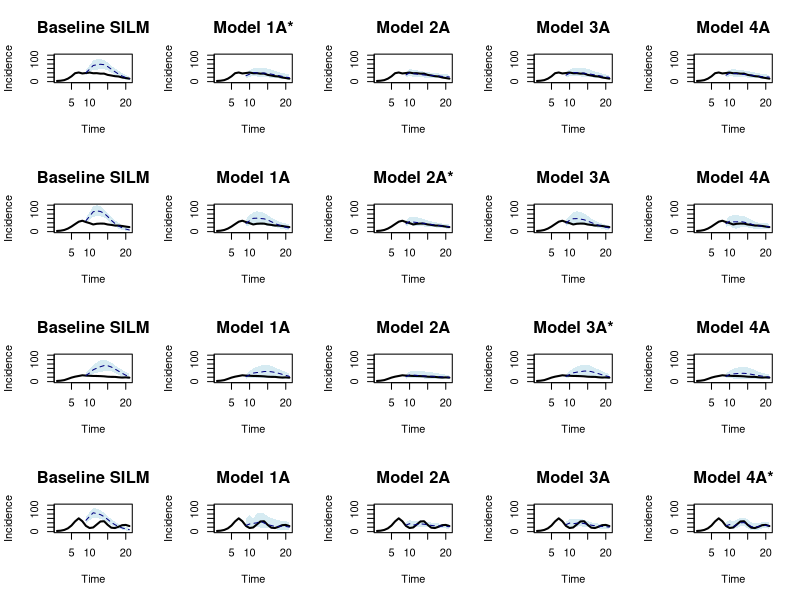

This chart was generated by the following R code:
# Figure 6 

tmin_f <- 9
tmax_f <- 20

fc_curves <- read.table("output/forecasted_curves.txt", sep = ",", fill = T)
names(fc_curves) <- c("time", "median", "lower", "upper", "pop", "mod_gen", "scen", "mod_fit")
head(fc_curves)

# Remove models/populations that didn't converge
not_converged <- read.table("output/non_converged_models.txt", sep = ",")
names(not_converged) <- c("mod_gen", "mod_fit", "scen", "pop")
not_converged$converge <- 1

fc_curves <- merge(fc_curves, not_converged, by = c("mod_gen", "mod_fit", "scen", "pop"), all.x = T)
head(fc_curves)

fc_curves <- fc_curves[-which(fc_curves$converge == 1),1:8]

# Read in true curves
true_bc_curves <- read.table("data/true_curves.txt", sep = ",")
names(true_bc_curves) <- c("pop", "model", "scen", "deg", paste("t", 1:31, sep = ""))
head(true_bc_curves)

agg_bc_curves <- aggregate(true_bc_curves[,5:35], 
                           list(true_bc_curves$model,
                                true_bc_curves$scen), mean)

names(agg_bc_curves)[names(agg_bc_curves) == "Group.2"] <- "scen"


# Convert data to wide format

medians <- reshape(fc_curves[,c(1:6)], 
                   idvar = c("pop","mod_gen","scen","mod_fit"), 
                   direction = "wide")

lowers <- reshape(fc_curves[,c(1:5,7)], 
                  idvar = c("pop","mod_gen","scen","mod_fit"), 
                  direction = "wide")

uppers <- reshape(fc_curves[,c(1:5,8)], 
                  idvar = c("pop","mod_gen","scen","mod_fit"), 
                  direction = "wide")

# Obtain mean curve HPDs and merge with true curves

agg_medians <- aggregate(medians[,5:17], list(medians$mod_gen, medians$mod_fit, medians$scen), function(x) mean(x, na.rm = T))
names(agg_medians)[names(agg_medians) == "Group.3"] <- "scen"
agg_medians <- merge(agg_medians, agg_bc_curves, by = c("Group.1", "scen"))

agg_lowers <- aggregate(lowers[,5:17], list(lowers$mod_gen, lowers$mod_fit, lowers$scen), function(x) mean(x, na.rm = T))

agg_uppers <- aggregate(uppers[,5:17], list(uppers$mod_gen, uppers$mod_fit, uppers$scen), function(x) mean(x, na.rm = T))


par(mfrow = c(4,5))
#Model 1A, fit with Baseline SILM
plot(1:(tmax_f+1), agg_medians[which(agg_medians$Group.1 == "mod1a" & agg_medians$scen == "a22b2d65h40" & agg_medians$Group.2 == "base"),17:37], type = "l",
     xlab = "Time", ylab = "Incidence",
     main = "Baseline SILM", col = "white", cex.main = 1.5, ylim = c(0,120))
polygon(c(tmin_f:(tmax_f+1), (tmax_f+1):tmin_f),
        c(agg_lowers[which(agg_lowers$Group.1 == "mod1a" & agg_lowers$Group.3 == "a22b2d65h40" & agg_lowers$Group.2 == "base"),4:16], rev(agg_uppers[which(agg_uppers$Group.1 == "mod1a" & agg_uppers$Group.3 == "a22b2d65h40"  & agg_lowers$Group.2 == "base"),4:16])),
        col = adjustcolor('lightblue',alpha.f=0.5), lty = 0)
lines(1:(tmax_f+1), agg_medians[which(agg_medians$Group.1 == "mod1a" & agg_medians$scen == "a22b2d65h40" & agg_medians$Group.2 == "base"),17:37], lwd = 2)
lines(tmin_f:(tmax_f+1), agg_medians[which(agg_medians$Group.1 == "mod1a" & agg_medians$scen == "a22b2d65h40" & agg_medians$Group.2 == "base"),4:16], lty = 2, col = "navy")

#Model 1A, fit with Model 1A
plot(1:(tmax_f+1), agg_medians[which(agg_medians$Group.1 == "mod1a" & agg_medians$scen == "a22b2d65h40" & agg_medians$Group.2 == "mod1a"),17:37], type = "l",
     xlab = "Time", ylab = "Incidence",
     main = "Model 1A*", col = "white", cex.main = 1.5, ylim = c(0,120))
polygon(c(tmin_f:(tmax_f+1), (tmax_f+1):tmin_f),
        c(agg_lowers[which(agg_lowers$Group.1 == "mod1a" & agg_lowers$Group.3 == "a22b2d65h40" & agg_lowers$Group.2 == "mod1a"),4:16], rev(agg_uppers[which(agg_uppers$Group.1 == "mod1a" & agg_uppers$Group.3 == "a22b2d65h40"  & agg_lowers$Group.2 == "mod1a"),4:16])),
        col = adjustcolor('lightblue',alpha.f=0.5), lty = 0)
lines(1:(tmax_f+1), agg_medians[which(agg_medians$Group.1 == "mod1a" & agg_medians$scen == "a22b2d65h40" & agg_medians$Group.2 == "mod1a"),17:37], lwd = 2)
lines(tmin_f:(tmax_f+1), agg_medians[which(agg_medians$Group.1 == "mod1a" & agg_medians$scen == "a22b2d65h40" & agg_medians$Group.2 == "mod1a"),4:16], lty = 2, col = "navy")

#Model 1A, fit with Model 2A
plot(1:(tmax_f+1), agg_medians[which(agg_medians$Group.1 == "mod1a" & agg_medians$scen == "a22b2d65h40" & agg_medians$Group.2 == "mod2a"),17:37], type = "l",
     xlab = "Time", ylab = "Incidence",
     main = "Model 2A", col = "white", cex.main = 1.5, ylim = c(0,120))
polygon(c(tmin_f:(tmax_f+1), (tmax_f+1):tmin_f),
        c(agg_lowers[which(agg_lowers$Group.1 == "mod1a" & agg_lowers$Group.3 == "a22b2d65h40" & agg_lowers$Group.2 == "mod2a"),4:16], rev(agg_uppers[which(agg_uppers$Group.1 == "mod1a" & agg_uppers$Group.3 == "a22b2d65h40"  & agg_lowers$Group.2 == "mod2a"),4:16])),
        col = adjustcolor('lightblue',alpha.f=0.5), lty = 0)
lines(1:(tmax_f+1), agg_medians[which(agg_medians$Group.1 == "mod1a" & agg_medians$scen == "a22b2d65h40" & agg_medians$Group.2 == "mod2a"),17:37], lwd = 2)
lines(tmin_f:(tmax_f+1), agg_medians[which(agg_medians$Group.1 == "mod1a" & agg_medians$scen == "a22b2d65h40" & agg_medians$Group.2 == "mod2a"),4:16], lty = 2, col = "navy")

#Model 1A, fit with Model 3A
plot(1:(tmax_f+1), agg_medians[which(agg_medians$Group.1 == "mod1a" & agg_medians$scen == "a22b2d65h40" & agg_medians$Group.2 == "mod3a"),17:37], type = "l",
     xlab = "Time", ylab = "Incidence",
     main = "Model 3A", col = "white", cex.main = 1.5, ylim = c(0,120))
polygon(c(tmin_f:(tmax_f+1), (tmax_f+1):tmin_f),
        c(agg_lowers[which(agg_lowers$Group.1 == "mod1a" & agg_lowers$Group.3 == "a22b2d65h40" & agg_lowers$Group.2 == "mod3a"),4:16], rev(agg_uppers[which(agg_uppers$Group.1 == "mod1a" & agg_uppers$Group.3 == "a22b2d65h40"  & agg_lowers$Group.2 == "mod3a"),4:16])),
        col = adjustcolor('lightblue',alpha.f=0.5), lty = 0)
lines(1:(tmax_f+1), agg_medians[which(agg_medians$Group.1 == "mod1a" & agg_medians$scen == "a22b2d65h40" & agg_medians$Group.2 == "mod3a"),17:37], lwd = 2)
lines(tmin_f:(tmax_f+1), agg_medians[which(agg_medians$Group.1 == "mod1a" & agg_medians$scen == "a22b2d65h40" & agg_medians$Group.2 == "mod3a"),4:16], lty = 2, col = "navy")


#Model 1A, fit with Model 4A
plot(1:(tmax_f+1), agg_medians[which(agg_medians$Group.1 == "mod1a" & agg_medians$scen == "a22b2d65h40" & agg_medians$Group.2 == "mod4a"),17:37], type = "l",
     xlab = "Time", ylab = "Incidence",
     main = "Model 4A", col = "white", cex.main = 1.5, ylim = c(0,120))
polygon(c(tmin_f:(tmax_f+1), (tmax_f+1):tmin_f),
        c(agg_lowers[which(agg_lowers$Group.1 == "mod1a" & agg_lowers$Group.3 == "a22b2d65h40" & agg_lowers$Group.2 == "mod4a"),4:16], rev(agg_uppers[which(agg_uppers$Group.1 == "mod1a" & agg_uppers$Group.3 == "a22b2d65h40"  & agg_lowers$Group.2 == "mod4a"),4:16])),
        col = adjustcolor('lightblue',alpha.f=0.5), lty = 0)
lines(1:(tmax_f+1), agg_medians[which(agg_medians$Group.1 == "mod1a" & agg_medians$scen == "a22b2d65h40" & agg_medians$Group.2 == "mod4a"),17:37], lwd = 2)
lines(tmin_f:(tmax_f+1), agg_medians[which(agg_medians$Group.1 == "mod1a" & agg_medians$scen == "a22b2d65h40" & agg_medians$Group.2 == "mod4a"),4:16], lty = 2, col = "navy")


#Model 2A, fit with Baseline SILM
plot(1:(tmax_f+1), agg_medians[which(agg_medians$Group.1 == "mod2a" & agg_medians$Group.3 == "a24b2d01" & agg_medians$Group.2 == "base"),17:37], type = "l",
     xlab = "Time", ylab = "Incidence",
     main = "Baseline SILM", col = "white", cex.main = 1.5, ylim = c(0,120))
polygon(c(tmin_f:(tmax_f+1), (tmax_f+1):tmin_f),
        c(agg_lowers[which(agg_lowers$Group.1 == "mod2a" & agg_lowers$Group.3 == "a24b2d01" & agg_lowers$Group.2 == "base"),4:16], rev(agg_uppers[which(agg_uppers$Group.1 == "mod2a" & agg_uppers$Group.3 == "a24b2d01"  & agg_lowers$Group.2 == "base"),4:16])),
        col = adjustcolor('lightblue',alpha.f=0.5), lty = 0)
lines(1:(tmax_f+1), agg_medians[which(agg_medians$Group.1 == "mod2a" & agg_medians$scen == "a24b2d01" & agg_medians$Group.2 == "base"),17:37], lwd = 2)
lines(tmin_f:(tmax_f+1), agg_medians[which(agg_medians$Group.1 == "mod2a" & agg_medians$scen == "a24b2d01" & agg_medians$Group.2 == "base"),4:16], lty = 2, col = "navy")

#Model 2A, fit with Model 1A
plot(1:(tmax_f+1), agg_medians[which(agg_medians$Group.1 == "mod2a" & agg_medians$Group.3 == "a24b2d01" & agg_medians$Group.2 == "mod1a"),17:37], type = "l",
     xlab = "Time", ylab = "Incidence",
     main = "Model 1A", col = "white", cex.main = 1.5, ylim = c(0,120))
polygon(c(tmin_f:(tmax_f+1), (tmax_f+1):tmin_f),
        c(agg_lowers[which(agg_lowers$Group.1 == "mod2a" & agg_lowers$Group.3 == "a24b2d01" & agg_lowers$Group.2 == "mod1a"),4:16], rev(agg_uppers[which(agg_uppers$Group.1 == "mod2a" & agg_uppers$Group.3 == "a24b2d01"  & agg_lowers$Group.2 == "mod1a"),4:16])),
        col = adjustcolor('lightblue',alpha.f=0.5), lty = 0)
lines(1:(tmax_f+1), agg_medians[which(agg_medians$Group.1 == "mod2a" & agg_medians$scen == "a24b2d01" & agg_medians$Group.2 == "mod1a"),17:37], lwd = 2)
lines(tmin_f:(tmax_f+1), agg_medians[which(agg_medians$Group.1 == "mod2a" & agg_medians$scen == "a24b2d01" & agg_medians$Group.2 == "mod1a"),4:16], lty = 2, col = "navy")

#Model 2A, fit with Model 2A
plot(1:(tmax_f+1), agg_medians[which(agg_medians$Group.1 == "mod2a" & agg_medians$Group.3 == "a24b2d01" & agg_medians$Group.2 == "mod2a"),17:37], type = "l",
     xlab = "Time", ylab = "Incidence",
     main = "Model 2A*", col = "white", cex.main = 1.5, ylim = c(0,120))
polygon(c(tmin_f:(tmax_f+1), (tmax_f+1):tmin_f),
        c(agg_lowers[which(agg_lowers$Group.1 == "mod2a" & agg_lowers$Group.3 == "a24b2d01" & agg_lowers$Group.2 == "mod2a"),4:16], rev(agg_uppers[which(agg_uppers$Group.1 == "mod2a" & agg_uppers$Group.3 == "a24b2d01"  & agg_lowers$Group.2 == "mod2a"),4:16])),
        col = adjustcolor('lightblue',alpha.f=0.5), lty = 0)
lines(1:(tmax_f+1), agg_medians[which(agg_medians$Group.1 == "mod2a" & agg_medians$scen == "a24b2d01" & agg_medians$Group.2 == "mod2a"),17:37], lwd = 2)
lines(tmin_f:(tmax_f+1), agg_medians[which(agg_medians$Group.1 == "mod2a" & agg_medians$scen == "a24b2d01" & agg_medians$Group.2 == "mod2a"),4:16], lty = 2, col = "navy")

#Model 2A, fit with Model 3A
plot(1:(tmax_f+1), agg_medians[which(agg_medians$Group.1 == "mod2a" & agg_medians$Group.3 == "a24b2d01" & agg_medians$Group.2 == "mod3a"),17:37], type = "l",
     xlab = "Time", ylab = "Incidence",
     main = "Model 3A", col = "white", cex.main = 1.5, ylim = c(0,120))
polygon(c(tmin_f:(tmax_f+1), (tmax_f+1):tmin_f),
        c(agg_lowers[which(agg_lowers$Group.1 == "mod2a" & agg_lowers$Group.3 == "a24b2d01" & agg_lowers$Group.2 == "mod3a"),4:16], rev(agg_uppers[which(agg_uppers$Group.1 == "mod2a" & agg_uppers$Group.3 == "a24b2d01"  & agg_lowers$Group.2 == "mod3a"),4:16])),
        col = adjustcolor('lightblue',alpha.f=0.5), lty = 0)
lines(1:(tmax_f+1), agg_medians[which(agg_medians$Group.1 == "mod2a" & agg_medians$scen == "a24b2d01" & agg_medians$Group.2 == "mod3a"),17:37], lwd = 2)
lines(tmin_f:(tmax_f+1), agg_medians[which(agg_medians$Group.1 == "mod2a" & agg_medians$scen == "a24b2d01" & agg_medians$Group.2 == "mod3a"),4:16], lty = 2, col = "navy")

#Model 2A, fit with Model 4A
plot(1:(tmax_f+1), agg_medians[which(agg_medians$Group.1 == "mod2a" & agg_medians$Group.3 == "a24b2d01" & agg_medians$Group.2 == "mod4a"),17:37], type = "l",
     xlab = "Time", ylab = "Incidence",
     main = "Model 4A", col = "white", cex.main = 1.5, ylim = c(0,120))
polygon(c(tmin_f:(tmax_f+1), (tmax_f+1):tmin_f),
        c(agg_lowers[which(agg_lowers$Group.1 == "mod2a" & agg_lowers$Group.3 == "a24b2d01" & agg_lowers$Group.2 == "mod4a"),4:16], rev(agg_uppers[which(agg_uppers$Group.1 == "mod2a" & agg_uppers$Group.3 == "a24b2d01"  & agg_lowers$Group.2 == "mod4a"),4:16])),
        col = adjustcolor('lightblue',alpha.f=0.5), lty = 0)
lines(1:(tmax_f+1), agg_medians[which(agg_medians$Group.1 == "mod2a" & agg_medians$scen == "a24b2d01" & agg_medians$Group.2 == "mod4a"),17:37], lwd = 2)
lines(tmin_f:(tmax_f+1), agg_medians[which(agg_medians$Group.1 == "mod2a" & agg_medians$scen == "a24b2d01" & agg_medians$Group.2 == "mod4a"),4:16], lty = 2, col = "navy")

#Model 3A, fit with Baseline SILM
plot(1:(tmax_f+1), agg_medians[which(agg_medians$Group.1 == "mod3a" & agg_medians$Group.3 == "a24b2d80d03" & agg_medians$Group.2 == "base"),17:37], type = "l",
     xlab = "Time", ylab = "Incidence",
     main = "Baseline SILM", col = "white", cex.main = 1.5, ylim = c(0,120))
polygon(c(tmin_f:(tmax_f+1), (tmax_f+1):tmin_f),
        c(agg_lowers[which(agg_lowers$Group.1 == "mod3a" & agg_lowers$Group.3 == "a24b2d80d03" & agg_lowers$Group.2 == "base"),4:16], rev(agg_uppers[which(agg_uppers$Group.1 == "mod3a" & agg_uppers$Group.3 == "a24b2d80d03"  & agg_lowers$Group.2 == "base"),4:16])),
        col = adjustcolor('lightblue',alpha.f=0.5), lty = 0)
lines(1:(tmax_f+1), agg_medians[which(agg_medians$Group.1 == "mod3a" & agg_medians$scen == "a24b2d80d03" & agg_medians$Group.2 == "base"),17:37], lwd = 2)
lines(tmin_f:(tmax_f+1), agg_medians[which(agg_medians$Group.1 == "mod3a" & agg_medians$scen == "a24b2d80d03" & agg_medians$Group.2 == "base"),4:16], lty = 2, col = "navy")

#Model 3A, fit with Model 1A
plot(1:(tmax_f+1), agg_medians[which(agg_medians$Group.1 == "mod3a" & agg_medians$Group.3 == "a24b2d80d03" & agg_medians$Group.2 == "mod1a"),17:37], type = "l",
     xlab = "Time", ylab = "Incidence",
     main = "Model 1A", col = "white", cex.main = 1.5, ylim = c(0,120))
polygon(c(tmin_f:(tmax_f+1), (tmax_f+1):tmin_f),
        c(agg_lowers[which(agg_lowers$Group.1 == "mod3a" & agg_lowers$Group.3 == "a24b2d80d03" & agg_lowers$Group.2 == "mod1a"),4:16], rev(agg_uppers[which(agg_uppers$Group.1 == "mod3a" & agg_uppers$Group.3 == "a24b2d80d03"  & agg_lowers$Group.2 == "mod1a"),4:16])),
        col = adjustcolor('lightblue',alpha.f=0.5), lty = 0)
lines(1:(tmax_f+1), agg_medians[which(agg_medians$Group.1 == "mod3a" & agg_medians$scen == "a24b2d80d03" & agg_medians$Group.2 == "mod1a"),17:37], lwd = 2)
lines(tmin_f:(tmax_f+1), agg_medians[which(agg_medians$Group.1 == "mod3a" & agg_medians$scen == "a24b2d80d03" & agg_medians$Group.2 == "mod1a"),4:16], lty = 2, col = "navy")

#Model 3A, fit with Model 2A
plot(1:(tmax_f+1), agg_medians[which(agg_medians$Group.1 == "mod3a" & agg_medians$Group.3 == "a24b2d80d03" & agg_medians$Group.2 == "mod2a"),17:37], type = "l",
     xlab = "Time", ylab = "Incidence",
     main = "Model 2A", col = "white", cex.main = 1.5, ylim = c(0,120))
polygon(c(tmin_f:(tmax_f+1), (tmax_f+1):tmin_f),
        c(agg_lowers[which(agg_lowers$Group.1 == "mod3a" & agg_lowers$Group.3 == "a24b2d80d03" & agg_lowers$Group.2 == "mod2a"),4:16], rev(agg_uppers[which(agg_uppers$Group.1 == "mod3a" & agg_uppers$Group.3 == "a24b2d80d03"  & agg_lowers$Group.2 == "mod2a"),4:16])),
        col = adjustcolor('lightblue',alpha.f=0.5), lty = 0)
lines(1:(tmax_f+1), agg_medians[which(agg_medians$Group.1 == "mod3a" & agg_medians$scen == "a24b2d80d03" & agg_medians$Group.2 == "mod2a"),17:37], lwd = 2)
lines(tmin_f:(tmax_f+1), agg_medians[which(agg_medians$Group.1 == "mod3a" & agg_medians$scen == "a24b2d80d03" & agg_medians$Group.2 == "mod2a"),4:16], lty = 2, col = "navy")

#Model 3A, fit with Model 3A
plot(1:(tmax_f+1), agg_medians[which(agg_medians$Group.1 == "mod3a" & agg_medians$Group.3 == "a24b2d80d03" & agg_medians$Group.2 == "mod3a"),17:37], type = "l",
     xlab = "Time", ylab = "Incidence",
     main = "Model 3A*", col = "white", cex.main = 1.5, ylim = c(0,120))
polygon(c(tmin_f:(tmax_f+1), (tmax_f+1):tmin_f),
        c(agg_lowers[which(agg_lowers$Group.1 == "mod3a" & agg_lowers$Group.3 == "a24b2d80d03" & agg_lowers$Group.2 == "mod3a"),4:16], rev(agg_uppers[which(agg_uppers$Group.1 == "mod3a" & agg_uppers$Group.3 == "a24b2d80d03"  & agg_lowers$Group.2 == "mod3a"),4:16])),
        col = adjustcolor('lightblue',alpha.f=0.5), lty = 0)
lines(1:(tmax_f+1), agg_medians[which(agg_medians$Group.1 == "mod3a" & agg_medians$scen == "a24b2d80d03" & agg_medians$Group.2 == "mod3a"),17:37], lwd = 2)
lines(tmin_f:(tmax_f+1), agg_medians[which(agg_medians$Group.1 == "mod3a" & agg_medians$scen == "a24b2d80d03" & agg_medians$Group.2 == "mod3a"),4:16], lty = 2, col = "navy")

#Model 3A, fit with Model 4A
plot(1:(tmax_f+1), agg_medians[which(agg_medians$Group.1 == "mod3a" & agg_medians$Group.3 == "a24b2d80d03" & agg_medians$Group.2 == "mod4a"),17:37], type = "l",
     xlab = "Time", ylab = "Incidence",
     main = "Model 4A", col = "white", cex.main = 1.5, ylim = c(0,120))
polygon(c(tmin_f:(tmax_f+1), (tmax_f+1):tmin_f),
        c(agg_lowers[which(agg_lowers$Group.1 == "mod3a" & agg_lowers$Group.3 == "a24b2d80d03" & agg_lowers$Group.2 == "mod4a"),4:16], rev(agg_uppers[which(agg_uppers$Group.1 == "mod3a" & agg_uppers$Group.3 == "a24b2d80d03"  & agg_lowers$Group.2 == "mod4a"),4:16])),
        col = adjustcolor('lightblue',alpha.f=0.5), lty = 0)
lines(1:(tmax_f+1), agg_medians[which(agg_medians$Group.1 == "mod3a" & agg_medians$scen == "a24b2d80d03" & agg_medians$Group.2 == "mod4a"),17:37], lwd = 2)
lines(tmin_f:(tmax_f+1), agg_medians[which(agg_medians$Group.1 == "mod3a" & agg_medians$scen == "a24b2d80d03" & agg_medians$Group.2 == "mod4a"),4:16], lty = 2, col = "navy")

#Model 4A, fit with Baseline SILM
plot(1:(tmax_f+1), agg_medians[which(agg_medians$Group.1 == "mod4a" & agg_medians$Group.3 == "a24b2d3d075" & agg_medians$Group.2 == "base"),17:37], type = "l",
     xlab = "Time", ylab = "Incidence",
     main = "Baseline SILM", col = "white", cex.main = 1.5, ylim = c(0,120))
polygon(c(tmin_f:(tmax_f+1), (tmax_f+1):tmin_f),
        c(agg_lowers[which(agg_lowers$Group.1 == "mod4a" & agg_lowers$Group.3 == "a24b2d3d075" & agg_lowers$Group.2 == "base"),4:16], rev(agg_uppers[which(agg_uppers$Group.1 == "mod4a" & agg_uppers$Group.3 == "a24b2d3d075"  & agg_lowers$Group.2 == "base"),4:16])),
        col = adjustcolor('lightblue',alpha.f=0.5), lty = 0)
lines(1:(tmax_f+1), agg_medians[which(agg_medians$Group.1 == "mod4a" & agg_medians$scen == "a24b2d3d075" & agg_medians$Group.2 == "base"),17:37], lwd = 2)
lines(tmin_f:(tmax_f+1), agg_medians[which(agg_medians$Group.1 == "mod4a" & agg_medians$scen == "a24b2d3d075" & agg_medians$Group.2 == "base"),4:16], lty = 2, col = "navy")

#Model 4A, fit with Model 1A
plot(1:(tmax_f+1), agg_medians[which(agg_medians$Group.1 == "mod4a" & agg_medians$Group.3 == "a24b2d3d075" & agg_medians$Group.2 == "mod1a"),17:37], type = "l",
     xlab = "Time", ylab = "Incidence",
     main = "Model 1A", col = "white", cex.main = 1.5, ylim = c(0,120))
polygon(c(tmin_f:(tmax_f+1), (tmax_f+1):tmin_f),
        c(agg_lowers[which(agg_lowers$Group.1 == "mod4a" & agg_lowers$Group.3 == "a24b2d3d075" & agg_lowers$Group.2 == "mod1a"),4:16], rev(agg_uppers[which(agg_uppers$Group.1 == "mod4a" & agg_uppers$Group.3 == "a24b2d3d075"  & agg_lowers$Group.2 == "mod1a"),4:16])),
        col = adjustcolor('lightblue',alpha.f=0.5), lty = 0)
lines(1:(tmax_f+1), agg_medians[which(agg_medians$Group.1 == "mod4a" & agg_medians$scen == "a24b2d3d075" & agg_medians$Group.2 == "mod1a"),17:37], lwd = 2)
lines(tmin_f:(tmax_f+1), agg_medians[which(agg_medians$Group.1 == "mod4a" & agg_medians$scen == "a24b2d3d075" & agg_medians$Group.2 == "mod1a"),4:16], lty = 2, col = "navy")

#Model 4A, fit with Model 2A
plot(1:(tmax_f+1), agg_medians[which(agg_medians$Group.1 == "mod4a" & agg_medians$Group.3 == "a24b2d3d075" & agg_medians$Group.2 == "mod2a"),17:37], type = "l",
     xlab = "Time", ylab = "Incidence",
     main = "Model 2A", col = "white", cex.main = 1.5, ylim = c(0,120))
polygon(c(tmin_f:(tmax_f+1), (tmax_f+1):tmin_f),
        c(agg_lowers[which(agg_lowers$Group.1 == "mod4a" & agg_lowers$Group.3 == "a24b2d3d075" & agg_lowers$Group.2 == "mod2a"),4:16], rev(agg_uppers[which(agg_uppers$Group.1 == "mod4a" & agg_uppers$Group.3 == "a24b2d3d075"  & agg_lowers$Group.2 == "mod2a"),4:16])),
        col = adjustcolor('lightblue',alpha.f=0.5), lty = 0)
lines(1:(tmax_f+1), agg_medians[which(agg_medians$Group.1 == "mod4a" & agg_medians$scen == "a24b2d3d075" & agg_medians$Group.2 == "mod2a"),17:37], lwd = 2)
lines(tmin_f:(tmax_f+1), agg_medians[which(agg_medians$Group.1 == "mod4a" & agg_medians$scen == "a24b2d3d075" & agg_medians$Group.2 == "mod2a"),4:16], lty = 2, col = "navy")

#Model 4A, fit with Model 3A
plot(1:(tmax_f+1), agg_medians[which(agg_medians$Group.1 == "mod4a" & agg_medians$Group.3 == "a24b2d3d075" & agg_medians$Group.2 == "mod3a"),17:37], type = "l",
     xlab = "Time", ylab = "Incidence",
     main = "Model 3A", col = "white", cex.main = 1.5, ylim = c(0,120))
polygon(c(tmin_f:(tmax_f+1), (tmax_f+1):tmin_f),
        c(agg_lowers[which(agg_lowers$Group.1 == "mod4a" & agg_lowers$Group.3 == "a24b2d3d075" & agg_lowers$Group.2 == "mod3a"),4:16], rev(agg_uppers[which(agg_uppers$Group.1 == "mod4a" & agg_uppers$Group.3 == "a24b2d3d075"  & agg_lowers$Group.2 == "mod3a"),4:16])),
        col = adjustcolor('lightblue',alpha.f=0.5), lty = 0)
lines(1:(tmax_f+1), agg_medians[which(agg_medians$Group.1 == "mod4a" & agg_medians$scen == "a24b2d3d075" & agg_medians$Group.2 == "mod3a"),17:37], lwd = 2)
lines(tmin_f:(tmax_f+1), agg_medians[which(agg_medians$Group.1 == "mod4a" & agg_medians$scen == "a24b2d3d075" & agg_medians$Group.2 == "mod3a"),4:16], lty = 2, col = "navy")

#Model 4A, fit with Model 4A
plot(1:(tmax_f+1), agg_medians[which(agg_medians$Group.1 == "mod4a" & agg_medians$Group.3 == "a24b2d3d075" & agg_medians$Group.2 == "mod4a"),17:37], type = "l",
     xlab = "Time", ylab = "Incidence",
     main = "Model 4A*", col = "white", cex.main = 1.5, ylim = c(0,120))
polygon(c(tmin_f:(tmax_f+1), (tmax_f+1):tmin_f),
        c(agg_lowers[which(agg_lowers$Group.1 == "mod4a" & agg_lowers$Group.3 == "a24b2d3d075" & agg_lowers$Group.2 == "mod4a"),4:16], rev(agg_uppers[which(agg_uppers$Group.1 == "mod4a" & agg_uppers$Group.3 == "a24b2d3d075"  & agg_lowers$Group.2 == "mod4a"),4:16])),
        col = adjustcolor('lightblue',alpha.f=0.5), lty = 0)
lines(1:(tmax_f+1), agg_medians[which(agg_medians$Group.1 == "mod4a" & agg_medians$scen == "a24b2d3d075" & agg_medians$Group.2 == "mod4a"),17:37], lwd = 2)
lines(tmin_f:(tmax_f+1), agg_medians[which(agg_medians$Group.1 == "mod4a" & agg_medians$scen == "a24b2d3d075" & agg_medians$Group.2 == "mod4a"),4:16], lty = 2, col = "navy")
